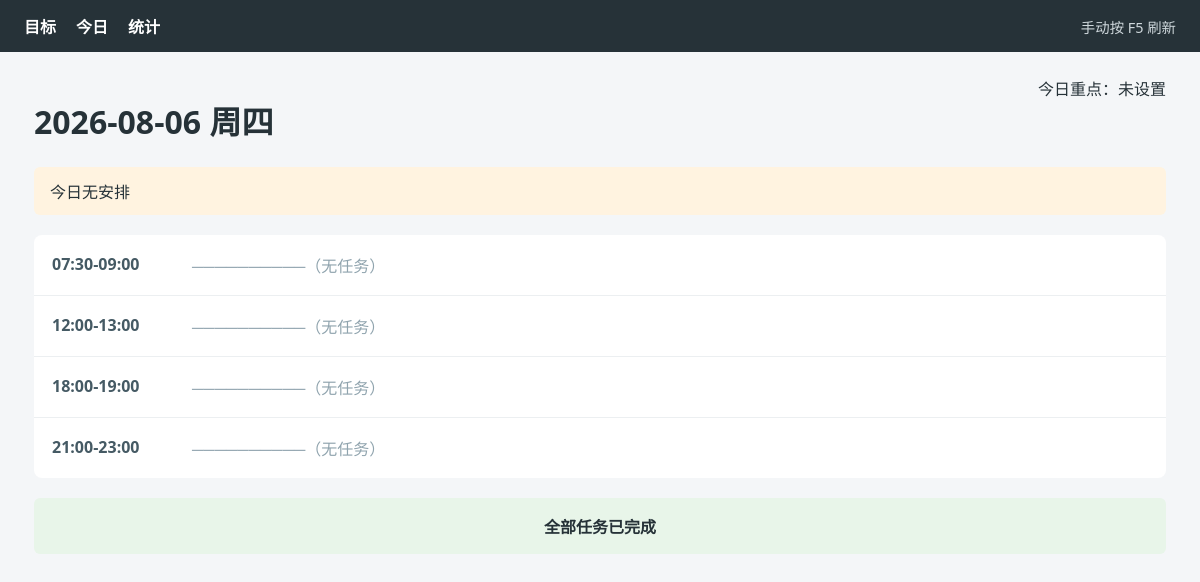
Before: /today with the older database file.
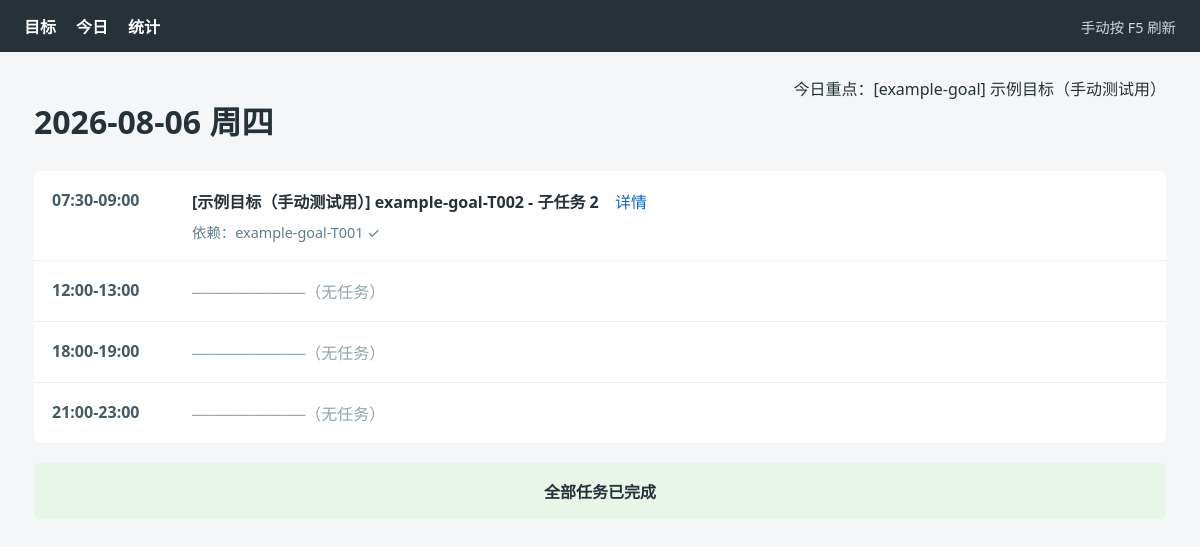
After: the same page with the newer database file.
### tables this page shows
CREATE TABLE goals (
  slug TEXT PRIMARY KEY,
  name TEXT NOT NULL,
  description TEXT,
  status TEXT NOT NULL DEFAULT 'active',
  total_tasks INTEGER DEFAULT 0,
  completed_tasks INTEGER DEFAULT 0,
  created_at TEXT NOT NULL,
  updated_at TEXT NOT NULL
);

CREATE TABLE tasks (
  id TEXT PRIMARY KEY,
  goal_slug TEXT NOT NULL,
  sequence INTEGER NOT NULL,
  title TEXT NOT NULL,
  description TEXT,
  estimated_hours REAL,
  depends_on TEXT,
  status TEXT NOT NULL DEFAULT 'pending',
  last_reminded_at TEXT,
  completed_at TEXT,
  created_at TEXT NOT NULL,
  updated_at TEXT NOT NULL,
  FOREIGN KEY (goal_slug) REFERENCES goals(slug)
);

### dashboard/app.py (the view)
    @flask_app.get("/today")
    def today():
        return render_template("today.html", view=_today_view(date.today().isoformat()))

### scripts/db.py (called while the page is built)
def get_conn() -> sqlite3.Connection:
    conn = sqlite3.connect(DB_PATH)
    conn.row_factory = sqlite3.Row
    conn.execute("PRAGMA foreign_keys = ON")
    return conn

def _row_to_dict(row: sqlite3.Row) -> dict:
    return {k: row[k] for k in row.keys()}

def get_goal(slug: str) -> dict | None:
    with get_conn() as conn:
        row = conn.execute("SELECT * FROM goals WHERE slug = ?", (slug,)).fetchone()
        return _row_to_dict(row) if row else None

def list_goals(status: str | None = None) -> list[dict]:
    with get_conn() as conn:
        if status is None:
            rows = conn.execute("SELECT * FROM goals ORDER BY created_at").fetchall()
        else:
            rows = conn.execute(
                "SELECT * FROM goals WHERE status = ? ORDER BY created_at",
                (status,),
            ).fetchall()
        return [_row_to_dict(r) for r in rows]

def get_setting(key: str) -> str | None:
    with get_conn() as conn:
        row = conn.execute(
            "SELECT value FROM settings WHERE key = ?", (key,)
        ).fetchone()
        return row["value"] if row else None

def get_today_focus() -> str | None:
    return get_setting("today_focus")

### dashboard/templates/today.html (shortened to what this page needs)
{% extends "base.html" %}
{% block content %}
  <header class="page-header">
    <div><h1>{{ view.date }} {{ view.weekday }}</h1></div>
    <div>今日重点：{% if view.focus_goal %}[{{ view.focus_goal.slug }}] {{ view.focus_goal.name }}{% else %}未设置{% endif %}</div>
  </header>
  {% if not view.has_assignments %}<p class="notice">今日无安排</p>{% endif %}
  <section class="timeline">
    {% for row in view.slot_rows %}
      <article class="timeline-row">
        <time>{{ row.slot.start }}-{{ row.slot.end }}</time>
        <div class="timeline-content">
          {% if row.task %}
            <strong>{{ row.task_label }}</strong>
            <a href="{{ url_for('goal_detail', slug=row.goal.slug) }}">详情</a>
            {% if row.dependencies %}
              <div class="dependencies">依赖：{% for dep in row.dependencies %}{{ dep.id }} {{ "✓" if dep.done else "未完成" }}{% if not loop.last %}，{% endif %}{% endfor %}</div>
            {% endif %}
          {% else %}
            <span class="empty-slot">──────────（无任务）</span>
          {% endif %}
        </div>
      </article>
    {% endfor %}
  </section>
  <footer class="schedule-footer">
    {% if view.remaining %}今日剩余 {{ view.remaining }} 个任务未安排{% else %}全部任务已完成{% endif %}
  </footer>
{% endblock %}

Changed rows visible on the page:
added goals: focus_goal.slug "example-goal", focus_goal.name "示例目标（手动测试用）"
added tasks: id "example-goal-T001", done "✓"
Other visible differences:
text no longer shown: "未设置 今日无安排"
new list line: "07:30 - 09:00 [示例目标（手动测试用）] example-goal-T002 - 子任务 2 详情 依赖："
list line gone: "07:30 - 09:00 ──────────（无任务）"
